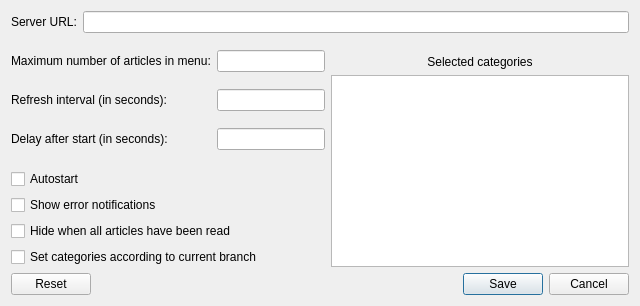
<?xml version="1.0" encoding="UTF-8"?>
<ui version="4.0">
 <class>Settings</class>
 <widget class="QDialog" name="Settings">
  <property name="windowModality">
   <enum>Qt::NonModal</enum>
  </property>
  <property name="geometry">
   <rect>
    <x>0</x>
    <y>0</y>
    <width>640</width>
    <height>306</height>
   </rect>
  </property>
  <property name="windowTitle">
   <string>Settings</string>
  </property>
  <property name="windowIcon">
   <iconset theme="mntray">
    <normaloff>.</normaloff>.</iconset>
  </property>
  <property name="sizeGripEnabled">
   <bool>false</bool>
  </property>
  <property name="modal">
   <bool>false</bool>
  </property>
  <layout class="QGridLayout" name="gridLayout_2">
   <item row="2" column="1" rowspan="5">
    <widget class="QListWidget" name="listCategories">
     <property name="toolTip">
      <string>&lt;html&gt;&lt;head/&gt;&lt;body&gt;&lt;p&gt;Select the different categories for which you'd like to receive news articles.&lt;/p&gt;&lt;/body&gt;&lt;/html&gt;</string>
     </property>
     <property name="alternatingRowColors">
      <bool>true</bool>
     </property>
     <property name="selectionMode">
      <enum>QAbstractItemView::MultiSelection</enum>
     </property>
    </widget>
   </item>
   <item row="1" column="1">
    <widget class="QLabel" name="lblCategories">
     <property name="enabled">
      <bool>true</bool>
     </property>
     <property name="text">
      <string>Selected categories</string>
     </property>
     <property name="alignment">
      <set>Qt::AlignBottom|Qt::AlignHCenter</set>
     </property>
    </widget>
   </item>
   <item row="5" column="0">
    <widget class="QCheckBox" name="cbHideWhenRead">
     <property name="toolTip">
      <string>&lt;html&gt;&lt;head/&gt;&lt;body&gt;&lt;p&gt;Hides the tray icon when all articles are marked as read. When a new article arrives the icon will be shown again.&lt;/p&gt;&lt;p&gt;&lt;br/&gt;&lt;/p&gt;&lt;p&gt;Note that this option does not work properly in KDE and GNOME environments.&lt;/p&gt;&lt;/body&gt;&lt;/html&gt;</string>
     </property>
     <property name="text">
      <string>Hide when all articles have been read</string>
     </property>
    </widget>
   </item>
   <item row="6" column="0">
    <widget class="QCheckBox" name="cbSetCatBranch">
     <property name="toolTip">
      <string>&lt;html&gt;&lt;head/&gt;&lt;body&gt;&lt;p&gt;Automatically chooses the category according to your branch (Stable / Testing / Unstable).&lt;/p&gt;&lt;p&gt;The branch is detected from the pacman-mirrors config file.&lt;/p&gt;&lt;/body&gt;&lt;/html&gt;</string>
     </property>
     <property name="text">
      <string>Set categories according to current branch</string>
     </property>
    </widget>
   </item>
   <item row="0" column="0" colspan="2">
    <layout class="QGridLayout" name="gridLayout_3">
     <item row="0" column="1">
      <widget class="QLineEdit" name="txtURL">
       <property name="toolTip">
        <string/>
       </property>
      </widget>
     </item>
     <item row="0" column="0">
      <widget class="QLabel" name="label">
       <property name="toolTip">
        <string>&lt;html&gt;&lt;head/&gt;&lt;body&gt;&lt;p&gt;The URL of the mnserver instance (manjaro news server).&lt;/p&gt;&lt;/body&gt;&lt;/html&gt;</string>
       </property>
       <property name="text">
        <string>Server URL:</string>
       </property>
      </widget>
     </item>
    </layout>
   </item>
   <item row="4" column="0">
    <widget class="QCheckBox" name="cbErrorNotifications">
     <property name="toolTip">
      <string>&lt;html&gt;&lt;head/&gt;&lt;body&gt;&lt;p&gt;When enabled, error notification such as &amp;quot;No network connection&amp;quot; are shown.&lt;/p&gt;&lt;/body&gt;&lt;/html&gt;</string>
     </property>
     <property name="text">
      <string>Show error notifications</string>
     </property>
    </widget>
   </item>
   <item row="1" column="0" rowspan="2">
    <layout class="QGridLayout" name="gridLayout">
     <item row="1" column="0" colspan="2">
      <widget class="QLabel" name="label_3">
       <property name="toolTip">
        <string>&lt;html&gt;&lt;head/&gt;&lt;body&gt;&lt;p&gt;The interval in which mntray should query the server for new articles (in seconds).&lt;/p&gt;&lt;/body&gt;&lt;/html&gt;</string>
       </property>
       <property name="text">
        <string>Refresh interval (in seconds):</string>
       </property>
      </widget>
     </item>
     <item row="2" column="2">
      <widget class="QLineEdit" name="txtDelayStart">
       <property name="inputMask">
        <string>9999</string>
       </property>
       <property name="frame">
        <bool>true</bool>
       </property>
      </widget>
     </item>
     <item row="2" column="0" colspan="2">
      <widget class="QLabel" name="label_4">
       <property name="toolTip">
        <string>&lt;html&gt;&lt;head/&gt;&lt;body&gt;&lt;p&gt;The delay (in seconds) which is applied when the application is started with the parameter &amp;quot;--delay&amp;quot; (autostart)&lt;/p&gt;&lt;/body&gt;&lt;/html&gt;</string>
       </property>
       <property name="text">
        <string>Delay after start (in seconds):</string>
       </property>
      </widget>
     </item>
     <item row="0" column="0" colspan="2">
      <widget class="QLabel" name="label_2">
       <property name="toolTip">
        <string>&lt;html&gt;&lt;head/&gt;&lt;body&gt;&lt;p&gt;The maximum number of articles to remain in the contect menu.&lt;/p&gt;&lt;/body&gt;&lt;/html&gt;</string>
       </property>
       <property name="text">
        <string>Maximum number of articles in menu:</string>
       </property>
      </widget>
     </item>
     <item row="1" column="2">
      <widget class="QLineEdit" name="txtRefreshInterval">
       <property name="inputMask">
        <string>9999</string>
       </property>
      </widget>
     </item>
     <item row="0" column="2">
      <widget class="QLineEdit" name="txtMaxArticles">
       <property name="inputMask">
        <string>99</string>
       </property>
       <property name="clearButtonEnabled">
        <bool>false</bool>
       </property>
      </widget>
     </item>
    </layout>
   </item>
   <item row="3" column="0">
    <widget class="QCheckBox" name="cbAutostart">
     <property name="toolTip">
      <string>&lt;html&gt;&lt;head/&gt;&lt;body&gt;&lt;p&gt;Creates a .desktop file in ~/.config/autostart/ so that the application is launched when logging in.&lt;/p&gt;&lt;/body&gt;&lt;/html&gt;</string>
     </property>
     <property name="layoutDirection">
      <enum>Qt::LeftToRight</enum>
     </property>
     <property name="text">
      <string>Autostart</string>
     </property>
    </widget>
   </item>
   <item row="7" column="0" colspan="2">
    <widget class="QDialogButtonBox" name="buttonBox">
     <property name="orientation">
      <enum>Qt::Horizontal</enum>
     </property>
     <property name="standardButtons">
      <set>QDialogButtonBox::Cancel|QDialogButtonBox::Reset|QDialogButtonBox::Save</set>
     </property>
     <property name="centerButtons">
      <bool>false</bool>
     </property>
    </widget>
   </item>
  </layout>
 </widget>
 <tabstops>
  <tabstop>txtURL</tabstop>
  <tabstop>txtMaxArticles</tabstop>
  <tabstop>txtRefreshInterval</tabstop>
  <tabstop>txtDelayStart</tabstop>
  <tabstop>cbAutostart</tabstop>
  <tabstop>cbErrorNotifications</tabstop>
  <tabstop>cbHideWhenRead</tabstop>
  <tabstop>cbSetCatBranch</tabstop>
  <tabstop>listCategories</tabstop>
 </tabstops>
 <resources/>
 <connections>
  <connection>
   <sender>buttonBox</sender>
   <signal>accepted()</signal>
   <receiver>Settings</receiver>
   <slot>accept()</slot>
   <hints>
    <hint type="sourcelabel">
     <x>248</x>
     <y>254</y>
    </hint>
    <hint type="destinationlabel">
     <x>157</x>
     <y>274</y>
    </hint>
   </hints>
  </connection>
  <connection>
   <sender>buttonBox</sender>
   <signal>rejected()</signal>
   <receiver>Settings</receiver>
   <slot>reject()</slot>
   <hints>
    <hint type="sourcelabel">
     <x>316</x>
     <y>260</y>
    </hint>
    <hint type="destinationlabel">
     <x>286</x>
     <y>274</y>
    </hint>
   </hints>
  </connection>
 </connections>
</ui>
